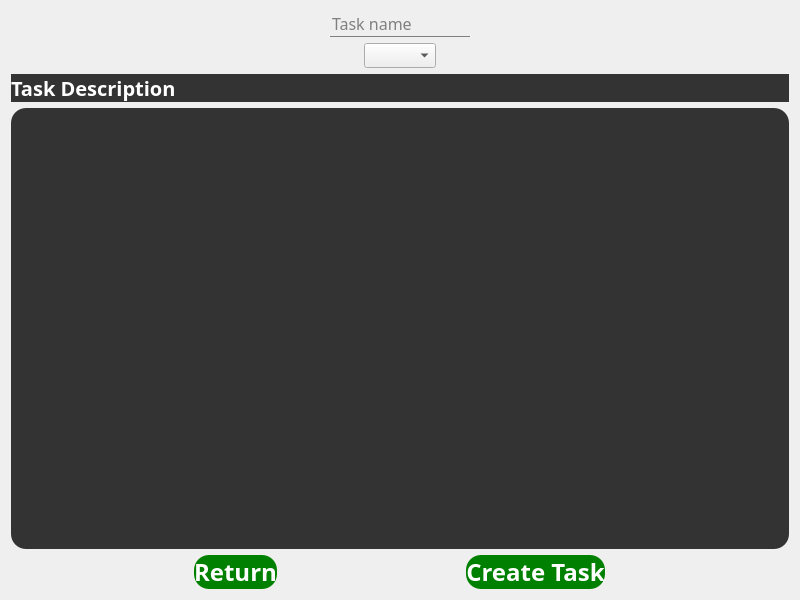
<?xml version="1.0" encoding="UTF-8"?>
<ui version="4.0">
 <class>NewTaskWindow</class>
 <widget class="QWidget" name="NewTaskWindow">
  <property name="geometry">
   <rect>
    <x>0</x>
    <y>0</y>
    <width>800</width>
    <height>600</height>
   </rect>
  </property>
  <property name="sizeIncrement">
   <size>
    <width>0</width>
    <height>0</height>
   </size>
  </property>
  <property name="windowTitle">
   <string>Form</string>
  </property>
  <property name="styleSheet">
   <string notr="true">*{
	font-family:century gothic;
}
QFrame
{
	font-family:century gothic;
	font-size:20px;
	font:bold;
	background:#333;
	border-radius:15px;
}
QPushButton
{
	color:white;
	font:bold;
	font-size:24px;
	background:green;
	border-radius:15px;
}
QToolButton
{
	background:green;
	border-radius:60px;
}
QLabel
{
	color:white;
}
QLineEdit
{
	background:transparent;
	border:none;
	border-bottom: 1px solid grey;
	color:grey;
	font-size: 16px;
}</string>
  </property>
  <layout class="QVBoxLayout" name="verticalLayout_2">
   <item>
    <layout class="QVBoxLayout" name="verticalLayout">
     <item alignment="Qt::AlignHCenter|Qt::AlignVCenter">
      <widget class="QLineEdit" name="LEtaskName">
       <property name="sizePolicy">
        <sizepolicy hsizetype="Expanding" vsizetype="Fixed">
         <horstretch>0</horstretch>
         <verstretch>0</verstretch>
        </sizepolicy>
       </property>
       <property name="text">
        <string>Task name</string>
       </property>
      </widget>
     </item>
     <item alignment="Qt::AlignHCenter|Qt::AlignVCenter">
      <widget class="QComboBox" name="CBassign"/>
     </item>
     <item>
      <widget class="QLabel" name="LtaskDescription">
       <property name="sizePolicy">
        <sizepolicy hsizetype="Preferred" vsizetype="Preferred">
         <horstretch>5</horstretch>
         <verstretch>0</verstretch>
        </sizepolicy>
       </property>
       <property name="text">
        <string>Task Description</string>
       </property>
      </widget>
     </item>
     <item>
      <widget class="QTextEdit" name="TEdescription"/>
     </item>
    </layout>
   </item>
   <item>
    <layout class="QHBoxLayout" name="horizontalLayout">
     <property name="sizeConstraint">
      <enum>QLayout::SetDefaultConstraint</enum>
     </property>
     <item>
      <widget class="QPushButton" name="PBreturn">
       <property name="sizePolicy">
        <sizepolicy hsizetype="Fixed" vsizetype="Fixed">
         <horstretch>0</horstretch>
         <verstretch>0</verstretch>
        </sizepolicy>
       </property>
       <property name="text">
        <string>Return</string>
       </property>
      </widget>
     </item>
     <item>
      <widget class="QPushButton" name="PBcreateTask">
       <property name="sizePolicy">
        <sizepolicy hsizetype="Fixed" vsizetype="Fixed">
         <horstretch>0</horstretch>
         <verstretch>0</verstretch>
        </sizepolicy>
       </property>
       <property name="text">
        <string>Create Task</string>
       </property>
      </widget>
     </item>
    </layout>
   </item>
  </layout>
 </widget>
 <resources/>
 <connections/>
</ui>
